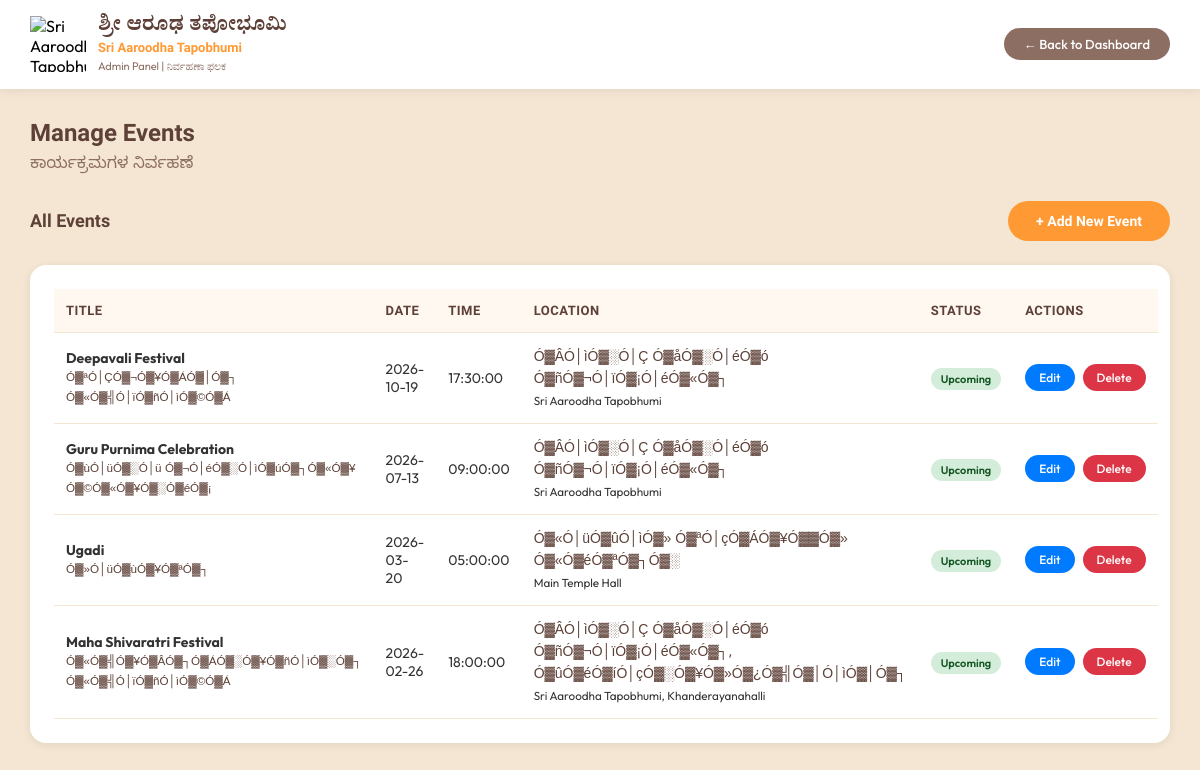
The app's page /admin/events.php (signed in) with its own data.
### tables this page shows
CREATE TABLE `events` (
  `id` int(11) NOT NULL AUTO_INCREMENT,
  `title_kannada` varchar(255) NOT NULL,
  `title_english` varchar(255) NOT NULL,
  `description_kannada` text NOT NULL,
  `description_english` text NOT NULL,
  `event_date` date NOT NULL,
  `event_time` time DEFAULT NULL,
  `location_kannada` varchar(255) DEFAULT NULL,
  `location_english` varchar(255) DEFAULT NULL,
  `image_url` varchar(500) DEFAULT NULL,
  `is_active` tinyint(1) DEFAULT 1,
  `created_at` timestamp NOT NULL DEFAULT current_timestamp(),
  `updated_at` timestamp NOT NULL DEFAULT current_timestamp() ON UPDATE current_timestamp(),
  PRIMARY KEY (`id`)
);

### admin/events.php (the view, shortened to what this page needs)
<?php
require_once 'db_connect.php';
$stmt = $pdo->query("SELECT * FROM events ORDER BY event_date DESC");
$events = $stmt->fetchAll();
?>
<!DOCTYPE html>
<html lang="en">
<head>
</head>
<body>
    <div class="admin-header">
        <div class="header-content">
            <div class="logo-section">
                <img src="../assets/ashrama-logo.png" alt="Sri Aaroodha Tapobhumi Logo" class="admin-logo">
                <div class="title-section">
                    <h1 class="title-kannada">ಶ್ರೀ ಆರೂಢ ತಪೋಭೂಮಿ</h1>
                    <p class="title-english">Sri Aaroodha Tapobhumi</p>
                    <p class="subtitle">Admin Panel | ನಿರ್ವಹಣಾ ಫಲಕ</p>
                </div>
            </div>
            <div class="header-actions">
                <a href="dashboard.php" class="btn-back">← Back to Dashboard</a>
            </div>
        </div>
    </div>
    <div class="container">
        <h2 class="page-title">Manage Events</h2>
        <p class="page-subtitle">ಕಾರ್ಯಕ್ರಮಗಳ ನಿರ್ವಹಣೆ</p>
        <div class="actions">
            <h3 style="font-family: 'Lexend', sans-serif; color: #5D4037; font-size: 18px;">All Events</h3>
            <button class="btn" onclick="openAddModal()">+ Add New Event</button>
        </div>
        <div class="table-container">
            <table>
                <thead>
                    <tr>
                        <th>Title</th>
                        <th>Date</th>
                        <th>Time</th>
                        <th>Location</th>
                        <th>Status</th>
                        <th>Actions</th>
                    </tr>
                </thead>
                <tbody>
                    <?php foreach ($events as $event): ?>
                    <tr>
                        <td>
                            <strong><?php echo htmlspecialchars($event['title_english'] ?: $event['title_kannada']); ?></strong>
                            <br><small class="kannada-text"><?php echo htmlspecialchars($event['title_kannada'] ?? ''); ?></small>
                        </td>
                        <td><?php echo htmlspecialchars($event['event_date']); ?></td>
                        <td><?php echo htmlspecialchars($event['event_time'] ?? '-'); ?></td>
                        <td>
                            <?php if ($event['location_kannada']): ?>
                                <span class="kannada-text"><?php echo htmlspecialchars($event['location_kannada']); ?></span><br>
                                <small><?php echo htmlspecialchars($event['location_english'] ?? ''); ?></small>
                            <?php else: ?>
                                <?php echo htmlspecialchars($event['location_english'] ?? '-'); ?>
                            <?php endif; ?>
                        </td>
                        <td>
                            <?php
                            $isPast = strtotime($event['event_date']) < strtotime('today');
                            ?>
                            <span class="badge <?php echo $isPast ? 'badge-past' : 'badge-upcoming'; ?>">
                                <?php echo $isPast ? 'Past' : 'Upcoming'; ?>
                            </span>
                        </td>
                        <td>
                            <div class="action-btns">
                                <button class="btn-sm btn-edit" onclick='editEvent(<?php echo json_encode($event); ?>)'>Edit</button>
                                <button class="btn-sm btn-delete" onclick="deleteEvent(<?php echo $event['id']; ?>)">Delete</button>
                            </div>
                        </td>
                    </tr>
                    <?php endforeach; ?>
                </tbody>
            </table>
        </div>
    </div>
</body>
</html>

### admin/events.php (style rules this page uses)
* { margin: 0; padding: 0; box-sizing: border-box; }
body { font-family: 'Outfit', sans-serif; background: #F5E6D3; min-height: 100vh; }
.admin-header { background: white; box-shadow: 0 2px 10px rgba(0,0,0,0.08); position: sticky; top: 0; z-index: 100; }
.header-content { max-width: 1400px; margin: 0 auto; padding: 16px 30px; display: flex; justify-content: space-between; align-items: center; }
.logo-section { display: flex; align-items: center; gap: 12px; }
.admin-logo { width: 56px; height: 56px; object-fit: contain; }
.title-section { display: flex; flex-direction: column; }
.title-kannada { font-family: 'Noto Serif Kannada', serif; font-size: 20px; font-weight: 700; color: #5D4037; line-height: 1.2; }
.title-english { font-family: 'Lexend', sans-serif; font-size: 13px; font-weight: 600; color: #FF9933; line-height: 1.3; }
.subtitle { font-family: 'Outfit', sans-serif; font-size: 11px; color: #8D6E63; margin-top: 2px; }
.header-actions { display: flex; gap: 12px; align-items: center; }
.btn-back { background: #8D6E63; color: white; padding: 8px 20px; border-radius: 50px; text-decoration: none; font-family: 'Outfit', sans-serif; font-size: 13px; font-weight: 500; transition: all 0.3s ease; border: none; cursor: pointer; }
.container { max-width: 1400px; margin: 30px auto; padding: 0 30px; }
.page-title { font-family: 'Lexend', sans-serif; font-size: 24px; font-weight: 700; color: #5D4037; margin-bottom: 8px; }
.page-subtitle { font-family: 'Noto Sans Kannada', sans-serif; font-size: 16px; color: #8D6E63; margin-bottom: 24px; }
.actions { display: flex; justify-content: space-between; align-items: center; margin-bottom: 24px; }
.btn { background: #FF9933; color: white; border: none; padding: 12px 28px; border-radius: 50px; cursor: pointer; font-size: 14px; font-weight: 600; font-family: 'Lexend', sans-serif; text-decoration: none; display: inline-block; transition: all 0.3s ease; }
.table-container { background: white; border-radius: 16px; padding: 24px; box-shadow: 0 2px 10px rgba(0,0,0,0.08); overflow-x: auto; }
table { width: 100%; border-collapse: collapse; }
th, td { padding: 14px 12px; text-align: left; border-bottom: 1px solid #F5E6D3; }
th { background: #FFF8F0; font-weight: 600; color: #5D4037; font-family: 'Lexend', sans-serif; font-size: 13px; text-transform: uppercase; letter-spacing: 0.5px; }
td { font-family: 'Outfit', sans-serif; font-size: 14px; color: #333; }
.kannada-text { font-family: 'Noto Sans Kannada', sans-serif; color: #5D4037; font-weight: 500; }
.badge { padding: 4px 10px; border-radius: 12px; font-size: 11px; font-weight: 600; font-family: 'Outfit', sans-serif; }
.badge-upcoming { background: #d4edda; color: #155724; }
.action-btns { display: flex; gap: 8px; }
.btn-sm { padding: 6px 14px; font-size: 12px; border-radius: 20px; border: none; cursor: pointer; text-decoration: none; font-family: 'Outfit', sans-serif; font-weight: 500; transition: all 0.2s ease; }
.btn-edit { background: #007bff; color: white; }
.btn-delete { background: #dc3545; color: white; }

### records on screen
events: title_english "Deepavali Festival", title_kannada "Ó▓ªÓ│ÇÓ▓¬Ó▓¥Ó▓ÁÓ▓│Ó▓┐ Ó▓«Ó▓╣Ó│ïÓ▓ñÓ│ìÓ▓©Ó▓Á", event_date "2026-10-19", event_time "17:30:00", location_kannada "Ó▓ÂÓ│ìÓ▓░Ó│Ç Ó▓åÓ▓░Ó│éÓ▓ó Ó▓ñÓ▓¬Ó│ïÓ▓¡Ó│éÓ▓«Ó▓┐", location_english "Sri Aaroodha Tapobhumi", shows "Upcoming"
events: title_english "Guru Purnima Celebration", title_kannada "Ó▓ùÓ│üÓ▓░Ó│ü Ó▓¬Ó│éÓ▓░Ó│ìÓ▓úÓ▓┐Ó▓«Ó▓¥ Ó▓©Ó▓«Ó▓¥Ó▓░Ó▓éÓ▓¡", event_date "2026-07-13", event_time "09:00:00", location_kannada "Ó▓ÂÓ│ìÓ▓░Ó│Ç Ó▓åÓ▓░Ó│éÓ▓ó Ó▓ñÓ▓¬Ó│ïÓ▓¡Ó│éÓ▓«Ó▓┐", location_english "Sri Aaroodha Tapobhumi", shows "Upcoming"
events: title_english "Ugadi", title_kannada "Ó▓»Ó│üÓ▓ùÓ▓¥Ó▓ªÓ▓┐", event_date "2026-03-20", event_time "05:00:00", location_kannada "Ó▓«Ó│üÓ▓ûÓ│ìÓ▓» Ó▓ªÓ│çÓ▓ÁÓ▓¥Ó▓▓Ó▓» Ó▓«Ó▓éÓ▓ªÓ▓┐Ó▓░", location_english "Main Temple Hall", shows "Upcoming"
events: title_english "Maha Shivaratri Festival", title_kannada "Ó▓«Ó▓╣Ó▓¥Ó▓ÂÓ▓┐Ó▓ÁÓ▓░Ó▓¥Ó▓ñÓ│ìÓ▓░Ó▓┐ Ó▓«Ó▓╣Ó│ïÓ▓ñÓ│ìÓ▓©Ó▓Á", event_date "2026-02-26", event_time "18:00:00", location_kannada "Ó▓ÂÓ│ìÓ▓░Ó│Ç Ó▓åÓ▓░Ó│éÓ▓ó Ó▓ñÓ▓¬Ó│ïÓ▓¡Ó│éÓ▓«Ó▓┐, Ó▓ûÓ▓éÓ▓íÓ│çÓ▓░Ó▓¥Ó▓»Ó▓¿Ó▓╣Ó▓│Ó│ìÓ▓│Ó▓┐", location_english "Sri Aaroodha Tapobhumi, Khanderayanahalli", shows "Upcoming"
